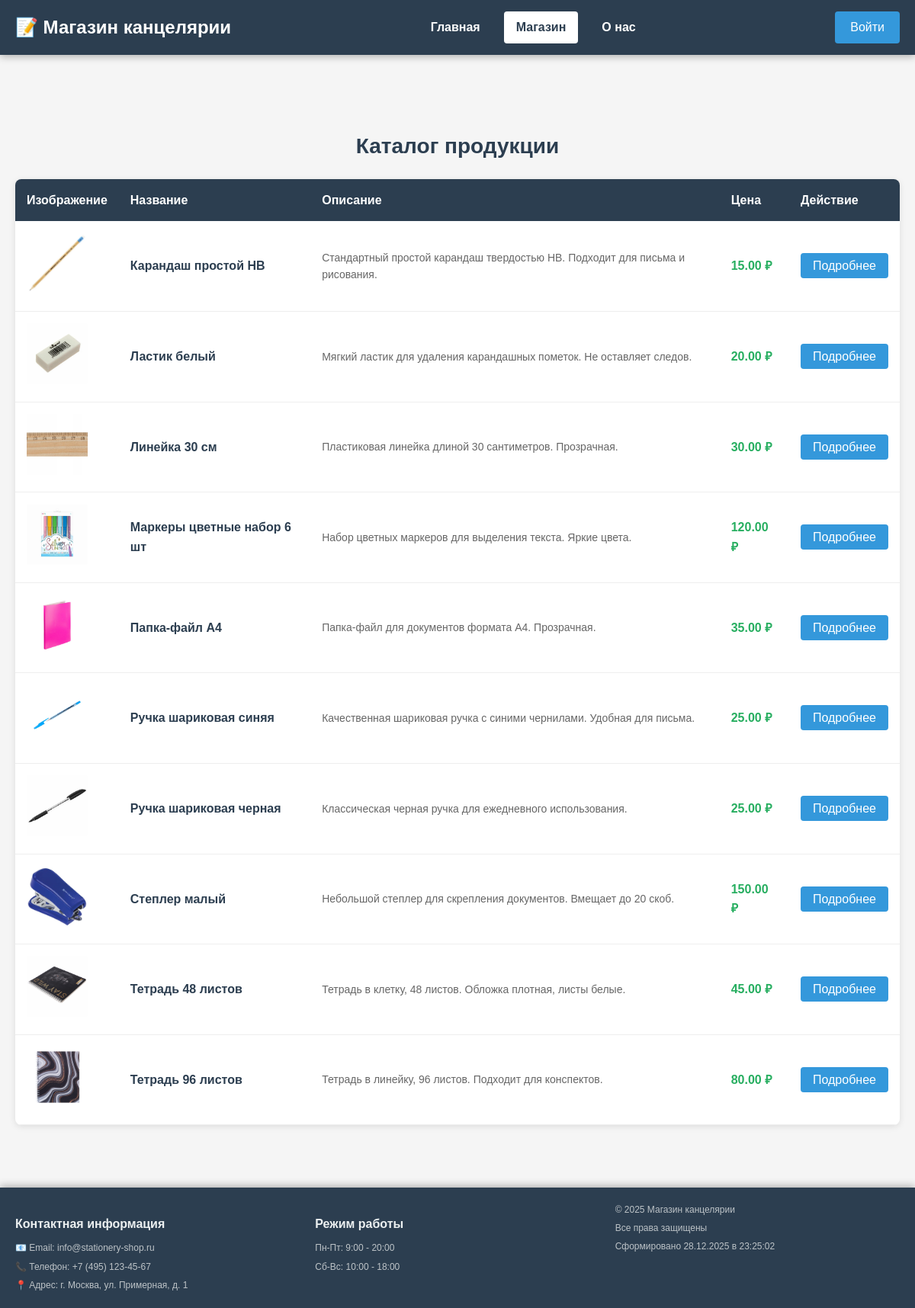
The page /shop.php on the database its author committed.
### tables this page shows
CREATE TABLE IF NOT EXISTS products (
    id INT AUTO_INCREMENT PRIMARY KEY,
    name VARCHAR(200) NOT NULL,
    description TEXT,
    price DECIMAL(10, 2) NOT NULL,
    image VARCHAR(255),
    category VARCHAR(100),
    characteristics TEXT,
    quantity INT DEFAULT 0,
    created_at TIMESTAMP DEFAULT CURRENT_TIMESTAMP
);

### shop.php (the view, shortened to what this page needs)
<?php
include 'header.php';
$result = $mysql->query("SELECT * FROM products ORDER BY name");
$products = [];
while ($row = $result->fetch_assoc()) {
    $products[] = $row;
}
?>
<div class="main-content">
    <h2>Каталог продукции</h2>
    <div class="products-table-container">
        <table class="products-table">
            <thead>
                <tr>
                    <th>Изображение</th>
                    <th>Название</th>
                    <th>Описание</th>
                    <th>Цена</th>
                    <th>Действие</th>
                </tr>
            </thead>
            <tbody>
                <?php foreach ($products as $product): ?>
                    <tr>
                        <td class="product-image-cell">
                            <img src="images/<?php echo htmlspecialchars($product['image']); ?>"
                                 alt="<?php echo htmlspecialchars($product['name']); ?>"
                                 onerror="this.src='images/no-image.jpg'"
                                 class="table-product-image">
                        </td>
                        <td class="product-name-cell">
                            <strong><?php echo htmlspecialchars($product['name']); ?></strong>
                        </td>
                        <td class="product-description-cell">
                            <?php echo htmlspecialchars(mb_substr($product['description'], 0, 100)); ?>
                        </td>
                        <td class="product-price-cell">
                            <strong><?php echo number_format($product['price'], 2, '.', ' '); ?> ₽</strong>
                        </td>
                        <td class="product-action-cell">
                            <a href="product.php?id=<?php echo $product['id']; ?>" class="view-details-btn">
                                Подробнее
                            </a>
                        </td>
                    </tr>
                <?php endforeach; ?>
            </tbody>
        </table>
    </div>
</div>
<?php include 'footer.php'; ?>

### style.css (style rules this page uses)
* { box-sizing: border-box; margin: 0; padding: 0; }
body { font-family: Arial, sans-serif; background: #f5f5f5; color: #333; line-height: 1.6; padding-top: 120px; padding-bottom: 200px; }
.main-content { max-width: 1200px; margin: 0 auto; padding: 20px; }
h2 { color: #2c3e50; margin: 30px 0 20px; font-size: 28px; text-align: center; }
.products-table-container { background: #fff; border-radius: 8px; overflow: hidden; box-shadow: 0 2px 8px rgba(0, 0, 0, 0.1); margin: 20px 0; }
.products-table { width: 100%; border-collapse: collapse; }
.products-table thead { background: #2c3e50; color: white; }
.products-table th { padding: 15px; text-align: left; font-weight: 600; }
.products-table td { padding: 15px; border-bottom: 1px solid #eee; }
.table-product-image { width: 80px; height: 80px; object-fit: cover; border-radius: 4px; }
.product-name-cell { font-weight: 600; color: #2c3e50; }
.product-description-cell { color: #666; font-size: 14px; }
.product-price-cell { color: #27ae60; font-size: 16px; }
.view-details-btn { background: #3498db; color: white; padding: 8px 16px; text-decoration: none; border-radius: 4px; transition: background 0.3s ease; }

### rows shown on the page
products: image (picture), name "Карандаш простой HB", description "Стандартный простой карандаш твердостью HB. Подходит для письма и рисования.", price "15.00"
products: image (picture), name "Ластик белый", description "Мягкий ластик для удаления карандашных пометок. Не оставляет следов.", price "20.00"
products: image (picture), name "Линейка 30 см", description "Пластиковая линейка длиной 30 сантиметров. Прозрачная.", price "30.00"
products: image (picture), name "Маркеры цветные набор 6 шт", description "Набор цветных маркеров для выделения текста. Яркие цвета.", price "120.00"
products: image (picture), name "Папка-файл А4", description "Папка-файл для документов формата А4. Прозрачная.", price "35.00"
products: image (picture), name "Ручка шариковая синяя", description "Качественная шариковая ручка с синими чернилами. Удобная для письма.", price "25.00"
products: image (picture), name "Ручка шариковая черная", description "Классическая черная ручка для ежедневного использования.", price "25.00"
products: image (picture), name "Степлер малый", description "Небольшой степлер для скрепления документов. Вмещает до 20 скоб.", price "150.00"
products: image (picture), name "Тетрадь 48 листов", description "Тетрадь в клетку, 48 листов. Обложка плотная, листы белые.", price "45.00"
products: image (picture), name "Тетрадь 96 листов", description "Тетрадь в линейку, 96 листов. Подходит для конспектов.", price "80.00"
